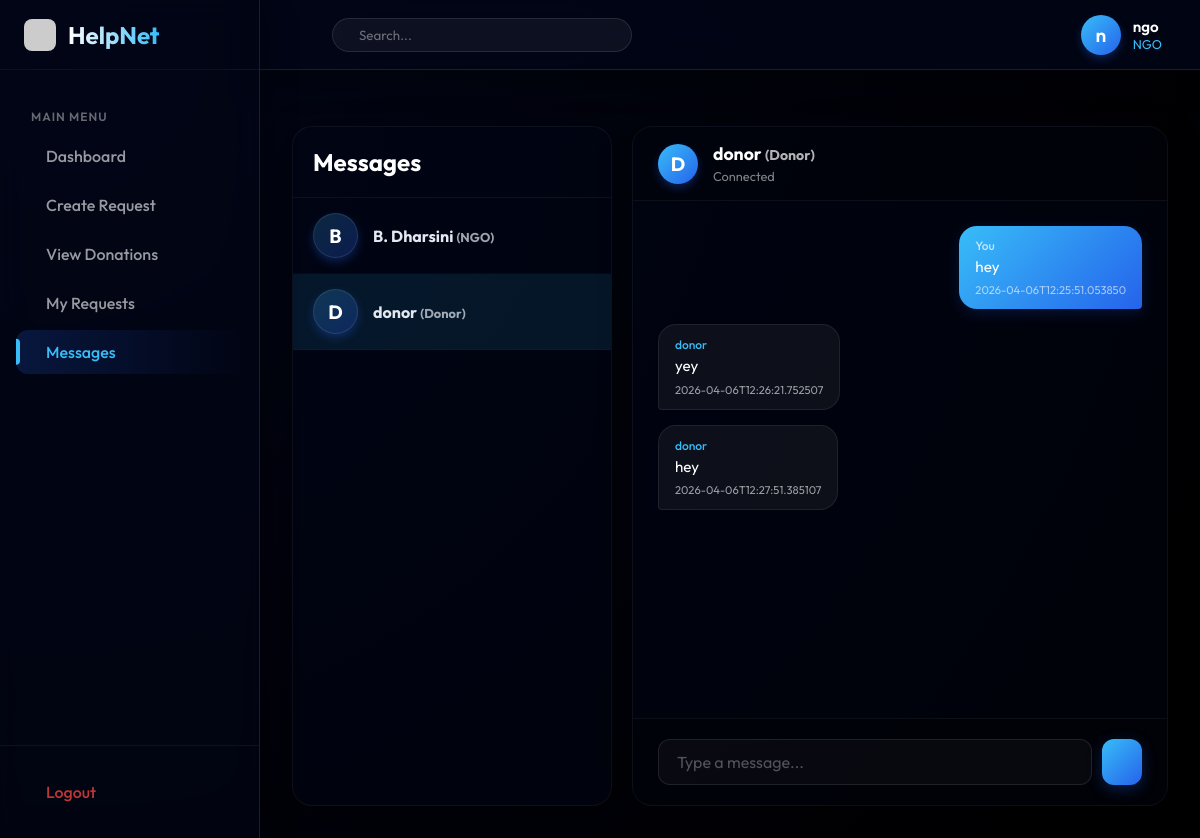
Page /chat/9 (signed in) on the committed database.
### tables this page shows
CREATE TABLE users (
            id INTEGER PRIMARY KEY AUTOINCREMENT,
            name TEXT,
            email TEXT UNIQUE,
            password TEXT,
            role TEXT
        );

CREATE TABLE messages (
            id INTEGER PRIMARY KEY AUTOINCREMENT,
            sender_id INTEGER,
            receiver_id INTEGER,
            content TEXT,
            timestamp TEXT
        );

### app.py (the view)
@app.route("/chat/<int:user_id>")
def chat_user(user_id):
    if "user_id" not in session:
        return redirect(url_for("login"))
    me_id = session["user_id"]
    if user_id == me_id:
        return redirect(url_for("chat"))
    conn = sqlite3.connect("database.db")
    cursor = conn.cursor()
    cursor.execute("SELECT id, name, role FROM users WHERE id=?", (user_id,))
    target = cursor.fetchone()
    if not target:
        return redirect(url_for("chat"))
    active_user = {"id": target[0], "name": target[1], "role": target[2]}
    cursor.execute("""
        SELECT DISTINCT u.id, u.name, u.role
        FROM users u
        JOIN messages m ON (u.id = m.receiver_id OR u.id = m.sender_id)
        WHERE (m.sender_id = ? OR m.receiver_id = ?) AND u.id != ?
    """, (me_id, me_id, me_id))
    conversations_raw = cursor.fetchall()
    conv_dict = {}
    for r in conversations_raw:
        conv_dict[r[0]] = {"id": r[0], "name": r[1], "role": r[2]}
    conv_dict[active_user["id"]] = active_user
    conversations_list = list(conv_dict.values())
    cursor.execute("""
        SELECT m.sender_id, m.content, m.timestamp, u.name as sender_name
        FROM messages m
        JOIN users u ON u.id = m.sender_id
        WHERE (m.sender_id=? AND m.receiver_id=?) OR (m.sender_id=? AND m.receiver_id=?)
        ORDER BY m.timestamp ASC
    """, (me_id, user_id, user_id, me_id))
    history = []
    for r in cursor.fetchall():
        history.append({
            "sender_id": r[0],
            "content": r[1],
            "timestamp": r[2],
            "sender_name": r[3]
        })
    conn.close()
    return render_template("chat_full.html", name=session.get("user_name"), role=session.get("role"), me_id=me_id, conversations=conversations_list, active_user=active_user, chat_history=history)

### templates/chat_full.html (shortened to what this page needs)
{% extends 'base.html' %}
{% block content %}
<div class="chat-page-layout fade-in mt-4 mb-5">
    <div class="chat-contacts-panel glass-card p-0" style="overflow: hidden; display: flex; flex-direction: column;">
        <div style="padding: 20px; border-bottom: 1px solid rgba(255,255,255,0.05);">
            <h2 style="font-size: 1.5rem; margin: 0;"> Messages</h2>
        </div>
        <div class="contacts-list" style="flex-grow: 1; overflow-y: auto;">
            {% for user in conversations %}
            <a href="{{ url_for('chat_user', user_id=user.id) }}" class="contact-item {% if active_user and active_user.id == user.id %}active{% endif %}" style="display: flex; align-items: center; gap: 15px; padding: 15px 20px; text-decoration: none; border-bottom: 1px solid rgba(255,255,255,0.02); transition: background 0.2s;">
                <div class="avatar" style="width: 45px; height: 45px; border-radius: 50%; background: linear-gradient(135deg, rgba(56, 189, 248, 0.2), rgba(30, 64, 175, 0.4)); display: flex; justify-content: center; align-items: center; font-weight: bold; font-size: 1.2rem; color: #fff; border: 1px solid rgba(255,255,255,0.1);">
                    {{ user.name[0]|upper }}
                </div>
                <div style="flex-grow: 1;">
                    <h4 style="margin: 0; font-size: 1rem; color: #e2e8f0;">{{ user.name }} <span style="font-size: 0.8rem; opacity: 0.7;">({{ user.role }})</span></h4>
                </div>
            </a>
            {% else %}
            <div style="padding: 30px 20px; text-align: center; color: rgba(255,255,255,0.4);">
                <i class="ph ph-chat-teardrop-slash" style="font-size: 3rem; margin-bottom: 10px; opacity: 0.5;"></i>
                <p>No conversations yet.</p>
            </div>
            {% endfor %}
        </div>
    </div>
    <div class="chat-messaging-panel glass-card p-0" style="display: flex; flex-direction: column; position: relative;">
        {% if active_user %}
        <div class="chat-header" style="padding: 15px 25px; border-bottom: 1px solid rgba(255,255,255,0.05); display: flex; align-items: center; gap: 15px; background: rgba(0,0,0,0.2);">
            <div class="avatar" style="width: 40px; height: 40px; border-radius: 50%; background: linear-gradient(135deg, var(--light-blue), var(--deep-blue)); display: flex; justify-content: center; align-items: center; font-weight: bold; color: #fff;">
                {{ active_user.name[0]|upper }}
            </div>
            <div>
                <h3 style="margin: 0; font-size: 1.1rem; color: #fff;">{{ active_user.name }} <span style="font-size: 0.8em; opacity: 0.7;">({{ active_user.role }})</span></h3>
                <span style="font-size: 0.8rem; color: rgba(255, 255, 255, 0.5);"> Connected</span>
            </div>
        </div>
        <div id="dedicatedChatMessages" class="chat-messages" style="flex-grow: 1; padding: 25px; overflow-y: auto; display: flex; flex-direction: column; gap: 15px;">
            {% for msg in chat_history %}
            <div class="chat-bubble {% if msg.sender_id == me_id %}sent{% else %}received{% endif %}">
                <div class="chat-sender-name" style="font-size: 0.75rem; color: {% if msg.sender_id == me_id %}rgba(255,255,255,0.7){% else %}var(--light-blue){% endif %}; margin-bottom: 3px; font-weight: 500;">
                    {% if msg.sender_id == me_id %}You{% else %}{{ msg.sender_name }}{% endif %}
                </div>
                <div class="chat-content">{{ msg.content }}</div>
                <div class="chat-time" data-timestamp="{{ msg.timestamp }}"></div>
            </div>
            {% else %}
            <div class="chat-empty-state">
                <i class="ph ph-chats"></i>
                <p>This is the beginning of your conversation with {{ active_user.name }}.</p>
            </div>
            {% endfor %}
        </div>
        <div class="chat-input-area" style="padding: 20px 25px; border-top: 1px solid rgba(255,255,255,0.05); background: rgba(0,0,0,0.2);">
            <div style="display: flex; gap: 10px; width: 100%;">
                <input type="text" id="dedicatedChatInput" class="input-modern" placeholder="Type a message..." style="flex-grow: 1; padding: 12px 18px;">
                <button id="dedicatedSendBtn" class="btn-modern btn-primary" style="width: auto; padding: 12px 20px;">
                </button>
            </div>
        </div>
        {% endif %}
    </div>
</div>
{% endblock %}

### templates/base.html (shortened to what this page needs)
<!DOCTYPE html>
<html lang="en">
<head>
    <link rel="stylesheet" href="{{ url_for('static', filename='style.css') }}">
    <link rel="stylesheet" href="{{ url_for('static', filename='dashboard.css') }}">
</head>
<body class="dashboard-body">
<header class="top-header glass-panel">
    <div class="header-left">
        <button id="sidebarToggle" class="icon-btn">
        </button>
        <div class="search-bar">
            <input type="text" placeholder="Search..." class="search-input">
        </div>
    </div>
    <div class="header-right">
        <div style="position: relative;">
            <button class="icon-btn notification-btn">
            </button>
        </div>
        <div class="user-profile">
            <div class="avatar">{{ name[0] if name else 'U' }}</div>
            <div class="user-info">
                <span class="user-name">{{ name }}</span>
                <span class="user-role">{{ role }}</span>
            </div>
        </div>
    </div>
</header>
<div class="layout-wrapper">
    <aside class="sidebar glass-panel" id="mainSidebar">
        <div class="sidebar-header">
            <a href="/dashboard" class="brand-link">
                <img src="{{ url_for('static', filename='logo.png') }}" alt="HelpNet Logo" class="brand-img" onerror="this.src='https://via.placeholder.com/40/2563eb/ffffff?text=HN'">
                <span class="brand-text">HelpNet</span>
            </a>
        </div>
        <nav class="sidebar-nav">
            <div class="nav-section">MAIN MENU</div>
            <a href="/dashboard" class="nav-item {% if request.path == '/dashboard' %}active{% endif %}">
                <span>Dashboard</span>
            </a>
            {% if role == "Donor" %}
            <a href="/donate" class="nav-item {% if request.path == '/donate' %}active{% endif %}">
                <i class="ph ph-gift"></i>
                <span>Donate Items</span>
            </a>
            <a href="/donation-history" class="nav-item {% if request.path == '/donation-history' %}active{% endif %}">
                <i class="ph ph-clock-counter-clockwise"></i>
                <span>Donation History</span>
            </a>
            <a href="/view-requests" class="nav-item {% if request.path == '/view-requests' %}active{% endif %}">
                <i class="ph ph-megaphone"></i>
                <span>NGO Requests</span>
            </a>
            {% elif role == "NGO" %}
            <a href="/create-request" class="nav-item {% if request.path == '/create-request' %}active{% endif %}">
                <span>Create Request</span>
            </a>
            <a href="/view-donations" class="nav-item {% if request.path == '/view-donations' %}active{% endif %}">
                <span>View Donations</span>
            </a>
            <a href="/ngo-dashboard" class="nav-item {% if request.path == '/ngo-dashboard' %}active{% endif %}">
                 <span>My Requests</span>
            </a>
            {% endif %}
            <a href="/chat" class="nav-item {% if request.path.startswith('/chat') %}active{% endif %}">
                <span>Messages</span>
            </a>
        </nav>
        <div class="sidebar-footer">
            <a href="/logout" class="nav-item logout-link">
                <span>Logout</span>
            </a>
        </div>
    </aside>
    <main class="main-content">
        {% block content %}
        {% endblock %}
    </main>
</div>
</body>
</html>

### static/style.css (style rules this page uses)
:root { --deep-blue: #2563eb; --light-blue: #38bdf8; --dark-navy: #020617; --black-bg: #000000; --bg-gradient: radial-gradient(circle at top left, var(--dark-navy) 0%, var(--black-bg) 100%); --card-gradient: linear-gradient(135deg, rgba(255, 255, 255, 0.05) 0%, rgba(255, 255, 255, 0.01) 100%); --primary-gradient: linear-gradient(135deg, var(--light-blue) 0%, var(--deep-blue) 100%); --glass-border: 1px solid rgba(255, 255, 255, 0.1); --glass-shadow: 0 8px 32px 0 rgba(0, 0, 0, 0.37); --glow-shadow: 0 0 20px rgba(56, 189, 248, 0.2); --transition-fast: 0.2s ease; --transition-smooth: 0.3s cubic-bezier(0.4, 0, 0.2, 1); }
* { margin: 0; padding: 0; box-sizing: border-box; }
body { font-family: 'Outfit', 'Poppins', sans-serif; background: var(--bg-gradient); color: #ffffff; min-height: 100vh; overflow-x: hidden; -webkit-font-smoothing: antialiased; }
.glass-panel { background: var(--card-gradient); backdrop-filter: blur(16px); -webkit-backdrop-filter: blur(16px); border: var(--glass-border); border-radius: 20px; box-shadow: var(--glass-shadow); }
.glass-card { background: rgba(2, 6, 23, 0.6); backdrop-filter: blur(12px); -webkit-backdrop-filter: blur(12px); border: 1px solid rgba(255, 255, 255, 0.08); border-radius: 24px; box-shadow: var(--glass-shadow); transition: var(--transition-smooth); }
.input-modern { width: 100%; padding: 14px 18px; background: rgba(255, 255, 255, 0.03); border: 1px solid rgba(255, 255, 255, 0.1); border-radius: 12px; color: #fff; font-family: 'Outfit', sans-serif; font-size: 1rem; transition: var(--transition-smooth); }
.input-modern::placeholder { color: rgba(255, 255, 255, 0.3); }
.btn-modern { display: inline-flex; align-items: center; justify-content: center; padding: 14px 28px; border-radius: 12px; border: none; font-family: 'Outfit', sans-serif; font-weight: 600; font-size: 1rem; cursor: pointer; transition: var(--transition-smooth); width: 100%; position: relative; overflow: hidden; gap: 8px; }
.btn-primary { background: var(--primary-gradient); color: #fff; box-shadow: 0 4px 15px rgba(37, 99, 235, 0.3); }
.mt-4 { margin-top: 1.5rem; }

### rows in the picture
users: name "B", name "B. Dharsini", role "NGO"
users: name "D", name "donor", role "Donor"
messages: sender_id "You", content "hey"
messages: sender_name "donor", content "yey"
messages: sender_name "donor", content "hey"

### other values in the picture
{{ name[0] if name else 'U' }} "n"
{{ name }} "ngo"
{{ role }} "NGO"
